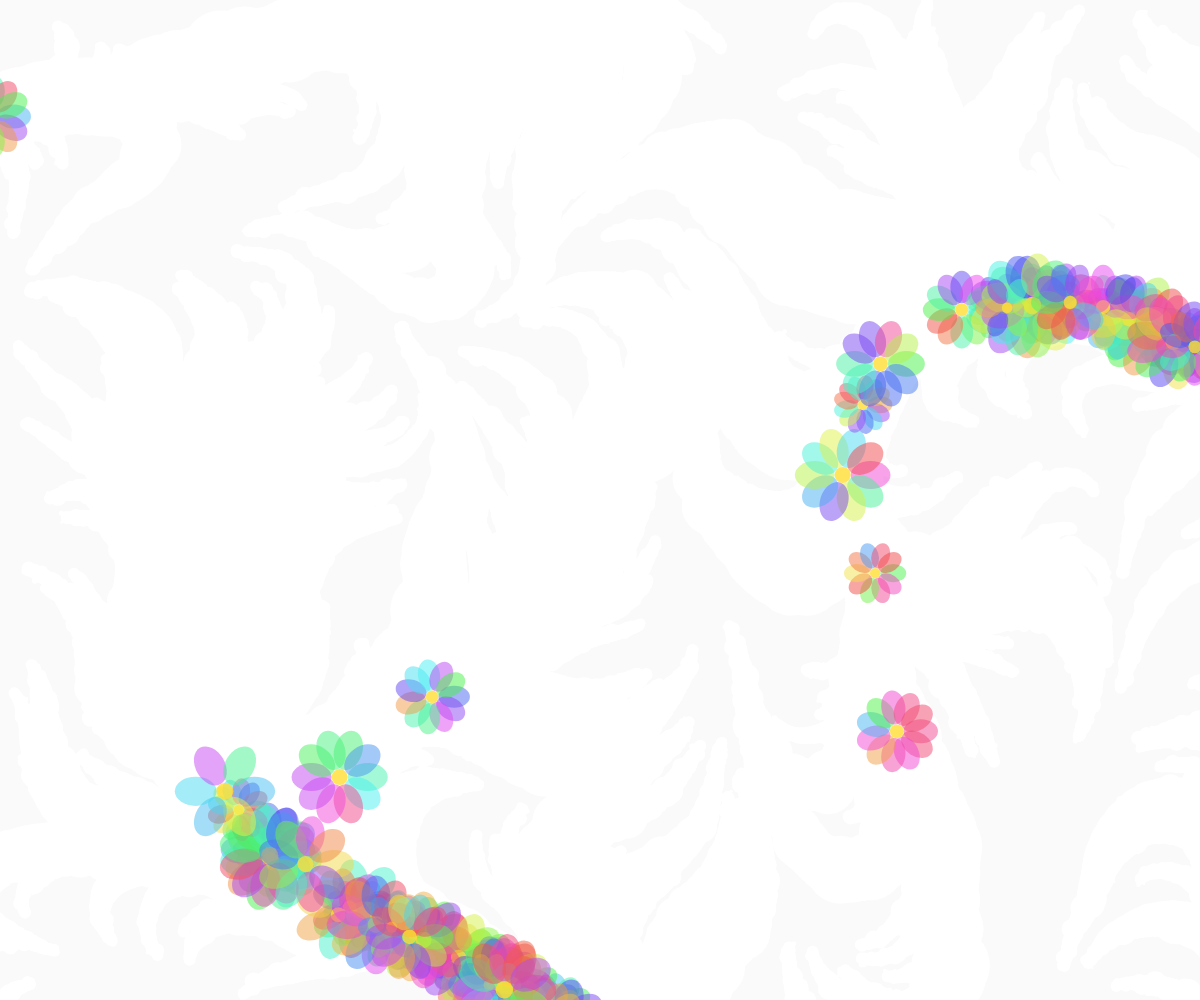
Frame 1 (no input)
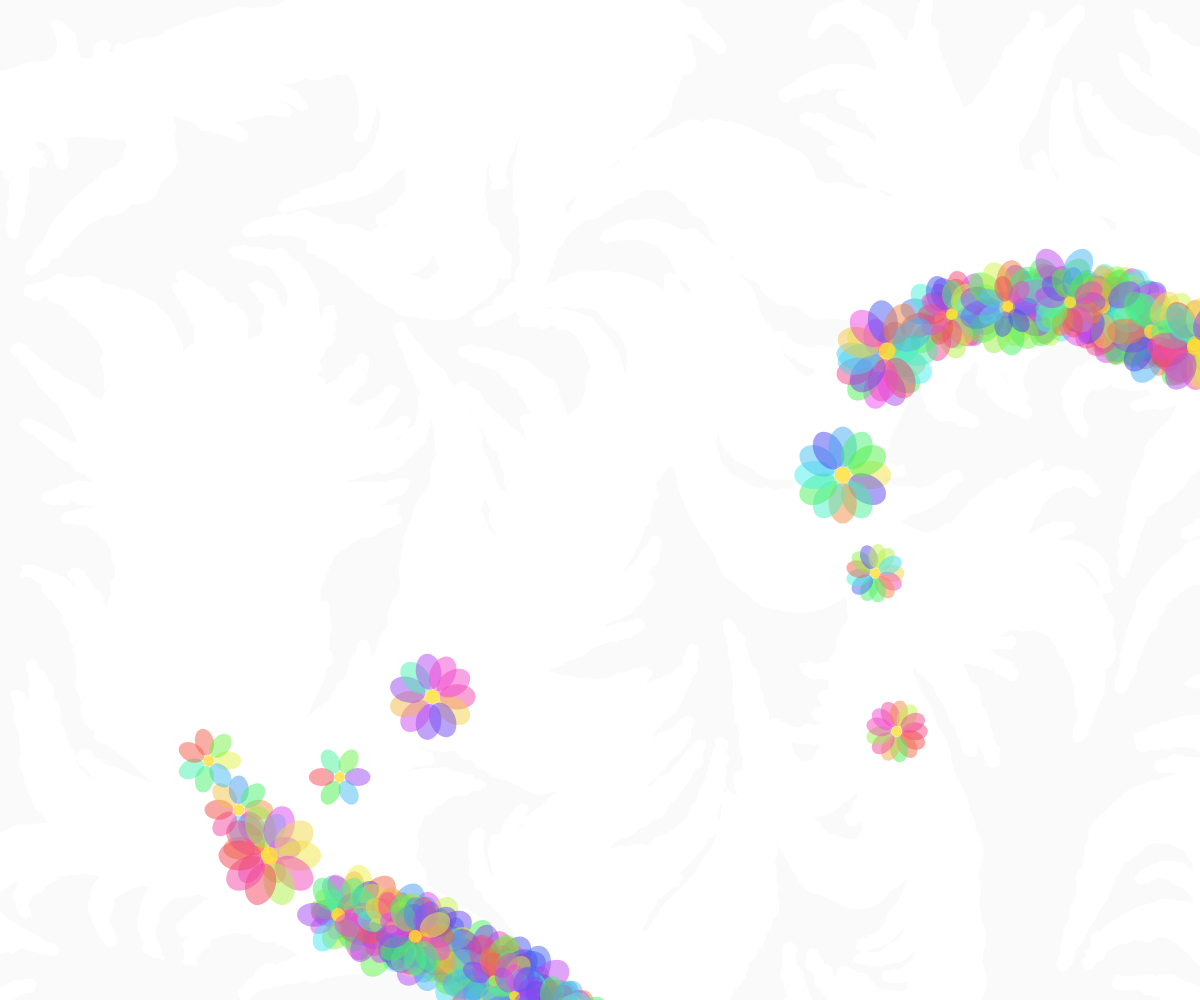
Frame 2 (the mouse pressed at the canvas centre, redrawn once)

The p5.js sketch that drew these frames (run headless with seeded random() and noise() and a simulated clock; the mouse was pressed at the canvas centre and the sketch redrawn once):

// p5.js sketch
// ── sketch.js
let paths = [];
let globalHueShift;

function setup() {
  createCanvas(windowWidth, windowHeight);
  noLoop();
  colorMode(HSB, 360, 100, 100, 100);
  noStroke();
  noiseSeed(floor(random(10000)));


  generatePaths();
}

function generatePaths() {
  paths = [];

  let count = 500; // 🔥 more paths

  for (let i = 0; i < count; i++) {
    let x = random(width);
    let y = random(height);

    let path = [];
    let len = random(140, 320);

    for (let j = 0; j < len; j++) {

      let angle = noise(x * 0.002, y * 0.002) * TWO_PI * 2;

      x += cos(angle) * random(2, 5);
      y += sin(angle) * random(2, 5);

      path.push({
        x,
        y,
        t: j / len
      });

      if (x < -100 || x > width + 100 || y < -100 || y > height + 100) break;
    }

    paths.push(path);
  }
}

function draw() {
  // 🎨 slight tint instead of white gaps
  background(0, 0, 98);

  // 🔥 more passes → paint buildup
  for (let pass = 0; pass < 5; pass++) {
    for (let path of paths) {
      drawFlow(path, pass);
    }
  }

  // 🌸 bigger endpoints
  for (let path of paths) {
    let end = path[path.length - 1];
    if (end && random() < 0.6) {
      push();
      translate(end.x, end.y);
      drawBloom(24 + random(20));
      pop();
    }
  }
}

function drawFlow(path, pass) {
  for (let i = 0; i < path.length; i++) {

    let p = path[i];
    let t = p.t;

    // 🌈 global flowing color
    let hue = (globalHueShift + t * 300 + p.x * 0.12 + p.y * 0.08) % 360;

    let sat = 60 + noise(p.x * 0.01, p.y * 0.01) * 30;
    let bri = 85;

    // 🫧 MUCH thicker paint
    let baseSize = map(sin(t * PI), 0, 1, 4, 22);
    let size = baseSize * (1 + pass * 0.5);

    let alpha = 25 - pass * 4;

    fill(hue, sat, bri, alpha);

    ellipse(p.x, p.y, size);

    // 💧 extra blob spread → fills gaps
    if (random() < 0.6) {
      ellipse(
        p.x + random(-3, 3),
        p.y + random(-3, 3),
        size * random(0.5, 1.2)
      );
    }

    // 🔥 micro splatter
    if (random() < 0.2) {
      ellipse(
        p.x + random(-6, 6),
        p.y + random(-6, 6),
        random(2, 6)
      );
    }
  }
}

// 🌸 bigger bloom anchors
function drawBloom(size) {
  let petals = floor(random(6, 14));

  for (let i = 0; i < petals; i++) {
    let angle = (TWO_PI / petals) * i;

    push();
    rotate(angle);

    fill(random(360), 70, 95, 50);
    ellipse(size * 0.7, 0, size, size * 0.7);

    pop();
  }

  fill(50, 80, 100, 80);
  ellipse(0, 0, size * 0.4);
}

function windowResized() {
  resizeCanvas(windowWidth, windowHeight);
  generatePaths();
  redraw();
}
